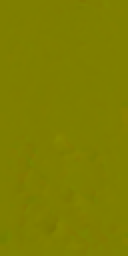
#> input picture data/i-LIDS-VID-OF-HVP/sequences/cam1/person001/cam1_person001_00343.png, 64 x 128 px (shown 2 times larger)
$ jupyter execute --allow-errors OpticalFlow.ipynb
#> lines starting #> are read from the running program, lines starting #| are printed output that depends on the picture; after the words box and inside, x2 and y2 are one past the last pixel; in counts of white or black regions, pixels touching at a corner belong together
[cell 1]
import numpy as np
import cv2
import glob

def creatVideo(SequencePath):
#> called with SequencePath = 'cam1/person001/*.png'
    img_array = []
    for filename in glob.glob(SequencePath):
        img = cv2.imread(filename)
#> img is the input picture: shape (128, 64, 3); mean B, G, R 0, 126.4, 126.9
        height, width, layers = img.shape
#> height = 128; width = 64; layers = 3
        size = (width,height)
#> size = (64, 128)
        img_array.append(img)


    out = cv2.VideoWriter('project.avi',cv2.VideoWriter_fourcc(*'DIVX'), 15, size)

    for i in range(len(img_array)):
        out.write(img_array[i])
#> this loop made 2 passes
    out.release()

def OpticalFlow(VideoPath):
#> called with VideoPath = 'project.avi'
    cap = cv2.VideoCapture(VideoPath)

    # params for ShiTomasi corner detection
    feature_params = dict( maxCorners = 100,
                           qualityLevel = 0.3,
                           minDistance = 7,
                           blockSize = 7 )

    # Parameters for lucas kanade optical flow
    lk_params = dict( winSize  = (15,15),
                      maxLevel = 2,
                      criteria = (cv2.TERM_CRITERIA_EPS | cv2.TERM_CRITERIA_COUNT, 10, 0.03))

    # Create some random colors
    color = np.random.randint(0,255,(100,3))

    # Take first frame and find corners in it
    ret, old_frame = cap.read()
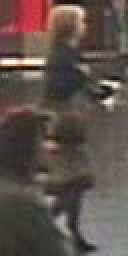
#> input picture frame 10 of data/i-LIDS-VID/sequences/project.avi, 64 x 128 px (shown 2 times larger)
#> old_frame is the input picture: shape (128, 64, 3); mean B, G, R 74.4, 81.2, 93.6
    old_gray = cv2.cvtColor(old_frame, cv2.COLOR_BGR2GRAY)
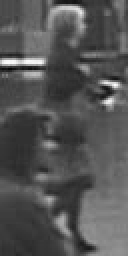
#> old_gray: shape (128, 64) (shown 2 times larger); min 6, max 253, mean 84.1
    p0 = cv2.goodFeaturesToTrack(old_gray, mask = None, **feature_params)
#> p0 = [[54, 51], [40, 5], [21, 30], [53, 43], [30, 109], [26, 2], [25, 101], [45, 123], [42, 34]]

    # Create a mask image for drawing purposes
    mask = np.zeros_like(old_frame)

    while(1):
        ret,frame = cap.read()
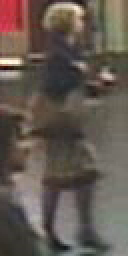
#> input picture frame 11 of data/i-LIDS-VID/sequences/project.avi, 64 x 128 px (shown 2 times larger)
#> frame is the input picture: shape (128, 64, 3); mean B, G, R 80.7, 88.8, 99.2
        frame_gray = cv2.cvtColor(frame, cv2.COLOR_BGR2GRAY)
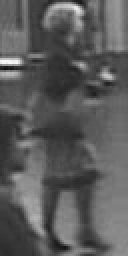
#> frame_gray: shape (128, 64) (shown 2 times larger); min 15, max 248, mean 90.9

        # calculate optical flow
        p1, st, err = cv2.calcOpticalFlowPyrLK(old_gray, frame_gray, p0, None, **lk_params)
#> p1 = [[55.29, 48.46], [38.85, 3.84], [9.34, 29.98], [53.43, 40.29], [33.2, 112.8], [25.79, 0.492], [18.8, 103], [52.24, 122.4], [40.77, 32.63]]; st = [1, 1, 1, 1, 1, 1, 1, 1, 1]; err = [25.56, 26.6, 7.87, 31.51, 40.03, 33.72, 44.65, 13.87, 8.02]

        # Select good points
        good_new = p1[st==1]
#> good_new has the same summary as p1
        good_old = p0[st==1]
#> good_old has the same summary as p0

        # draw the tracks
        for i,(new,old) in enumerate(zip(good_new,good_old)):
            a,b = new.ravel()
            c,d = old.ravel()
            mask = cv2.line(mask, (a,b),(c,d), color[i].tolist(), 2)
            frame = cv2.circle(frame,(a,b),5,color[i].tolist(),-1)
#> this loop made 9 passes
#> (a, b, c, d) on passes 1 to 9: (55.29, 48.46, 54, 51), (38.85, 3.84, 40, 5), (9.34, 29.98, 21, 30), (53.43, 40.29, 53, 43), (33.2, 112.8, 30, 109), (25.79, 0.492, 26, 2), (18.8, 103, 25, 101), (52.24, 122.4, 45, 123), (40.77, 32.63, 42, 34)
#> pass 1, in OpticalFlow, `frame = cv2.circle(frame,(a,b),5,color[i].tolist(),-1)`:
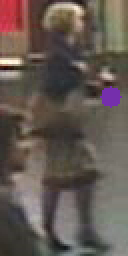
#> frame: shape (128, 64, 3) (shown 2 times larger); 0.99% of pixels changed, all inside (x1, y1, x2, y2) = (50, 43, 61, 54)
#> pass 2, in OpticalFlow, `mask = cv2.line(mask, (a,b),(c,d), color[i].tolist(), 2)`:
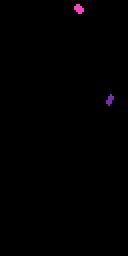
#> mask: shape (128, 64, 3) (shown 2 times larger); mean of channels 0, 1, 2 0.7, 0.2, 0.7; drawn as B, G, R
#> pass 2, in OpticalFlow, `frame = cv2.circle(frame,(a,b),5,color[i].tolist(),-1)`:
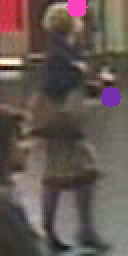
#> frame: shape (128, 64, 3) (shown 2 times larger); 0.89% of pixels changed, all inside (x1, y1, x2, y2) = (33, 0, 44, 9)
#> after the loop:
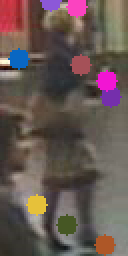
#> frame: shape (128, 64, 3) (shown 2 times larger); 6.49% of pixels changed, all inside (x1, y1, x2, y2) = (4, 0, 59, 128)
#> after the loop:
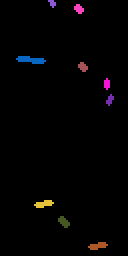
#> mask: shape (128, 64, 3) (shown 2 times larger); 1.89% of pixels changed, all inside (x1, y1, x2, y2) = (8, 0, 55, 125); drawn as B, G, R
        img = cv2.add(frame,mask)
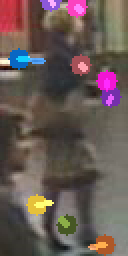
#> img: shape (128, 64, 3) (shown 2 times larger); mean B, G, R 84.6, 88.7, 103.7

        cv2.imshow('frame',img)
        k = cv2.waitKey(30) & 0xff
#> (key Esc is pressed here)
        if k == 27:
            break

        # Now update the previous frame and previous points
        old_gray = frame_gray.copy()
        p0 = good_new.reshape(-1,1,2)

    cv2.destroyAllWindows()
    cap.release()

# [65 lines left out: function OpticalFlowSave, not called in this run]
